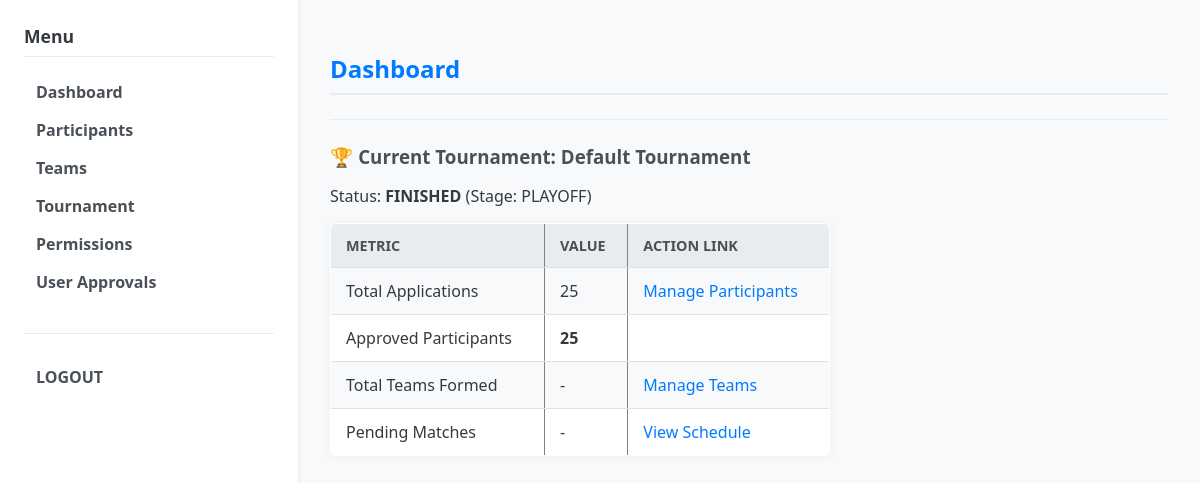
The page /admin/dashboard (signed in) on the database its author committed.
### models.py (models this page shows)
class Tournament(db.Model):
    __tablename__ = "tournaments"
    id = db.Column(db.Integer, primary_key=True)
    name = db.Column(db.String(128), nullable=False)
    type = db.Column(db.String(16), default="KNOCKOUT") # 대회 방식: "KNOCKOUT", "LEAGUE", "LEAGUE_FINAL"
    status = db.Column(db.String(32), default="OPEN")  # OPEN, IN_PROGRESS, FINISHED
    current_stage = db.Column(db.String(16), default="LEAGUE") # 현재 단계: LEAGUE, PLAYOFF, FINAL 등
    created_at = db.Column(db.DateTime, default=datetime.utcnow)
    participants = db.relationship("Participant", back_populates="tournament")
    teams = db.relationship("Team", back_populates="tournament")

### app.py (the view)
@app.route("/admin/dashboard")
@login_required(role="ADMIN")
def admin_dashboard():
    tournament = Tournament.query.first()
    total_applications = 0
    approved = 0
    if tournament:
        total_applications = Participant.query.filter_by(
            tournament_id=tournament.id
        ).count()
        approved = Participant.query.filter_by(
            tournament_id=tournament.id, status="APPROVED"
        ).count()
    return render_template(
        "admin/dashboard.html",
        tournament=tournament,
        total_applications=total_applications,
        approved=approved,
    )

### app.py (called while the page is built)
def current_user():
    user_id = session.get("user_id")
    if not user_id:
        return None
    user = User.query.get(user_id)
    return user

def login_required(role=None):
    def decorator(fn):
        from functools import wraps
        @wraps(fn)
        def wrapper(*args, **kwargs):
            user = current_user()
            active_role = session.get("role")
            if not user or not active_role:
                return redirect(url_for("login_page"))
            if role and active_role != role:
                flash("Permission denied. You are logged in as " + active_role + ".")
                return redirect(url_for("login_page"))
            return fn(*args, **kwargs)
        return wrapper
    return decorator

@app.context_processor
def inject_helpers():
    return dict(
        calculate_estimated_score=calculate_estimated_score,
        get_user_score=get_user_score,
        get_member_weighted_score=get_member_weighted_score,
    )

### templates/admin/dashboard.html
{% extends "base.html" %}
{% block content %}
<h2>Dashboard</h2>
<hr>
{% if tournament %}
    <h3>🏆 Current Tournament: {{ tournament.name }}</h3>
    <p>Status: <span style="font-weight: bold;">{{ tournament.status }}</span> (Stage: {{ tournament.current_stage or "-" }})</p>
    <table border="1" cellpadding="5" style="max-width: 500px;">
        <tr>
            <th>Metric</th>
            <th>Value</th>
            <th>Action Link</th>
        </tr>
        <tr>
            <td>Total Applications</td>
            <td>{{ total_applications }}</td>
            <td><a href="{{ url_for('admin_participants') }}">Manage Participants</a></td>
        </tr>
        <tr>
            <td>Approved Participants</td>
            <td><strong>{{ approved }}</strong></td>
            <td></td>
        </tr>
        <tr>
            <td>Total Teams Formed</td>
            <td>{{ total_teams_count or "-" }}</td>
            <td><a href="{{ url_for('admin_teams') }}">Manage Teams</a></td>
        </tr>
        <tr>
            <td>Pending Matches</td>
            <td>{{ pending_matches_count or "-" }}</td>
            <td><a href="{{ url_for('admin_tournament') }}">View Schedule</a></td>
        </tr>
    </table>
{% else %}
    <p>No tournament available. System is idle.</p>
{% endif %}
{% endblock %}

### static/css/style.css (style rules this page uses)
body { font-family: 'Segoe UI', Tahoma, Geneva, Verdana, sans-serif; margin: 0; padding: 0; background-color: #f8f9fa; color: #343a40; }
h2 { color: #007bff; border-bottom: 2px solid #e9ecef; padding-bottom: 0.5rem; margin-bottom: 1.5rem; }
h3 { color: #495057; margin-top: 1.5rem; margin-bottom: 1rem; }
hr { border: none; border-top: 1px solid #e9ecef; margin: 1.5rem 0; }
table { width: 100%; border-collapse: collapse; margin-bottom: 1.5rem; background-color: #ffffff; box-shadow: 0 0 10px rgba(0, 0, 0, 0.05); border-radius: 6px; overflow: hidden; }
table th, table td { padding: 12px 15px; text-align: left; border-bottom: 1px solid #dee2e6; }
table th { background-color: #e9ecef; color: #495057; font-weight: 600; text-transform: uppercase; font-size: 0.9rem; }
table tr:last-child td { border-bottom: none; }
table tr:nth-child(even) { background-color: #f8f9fa; }
table a { color: #007bff; text-decoration: none; }

### rows shown on the page
Tournament: name "Default Tournament", status "FINISHED", current_stage "PLAYOFF"

### other values the page prints
{{ total_applications }} "25"
{{ approved }} "25"
{{ total_teams_count or "-" }} "-"
{{ pending_matches_count or "-" }} "-"
